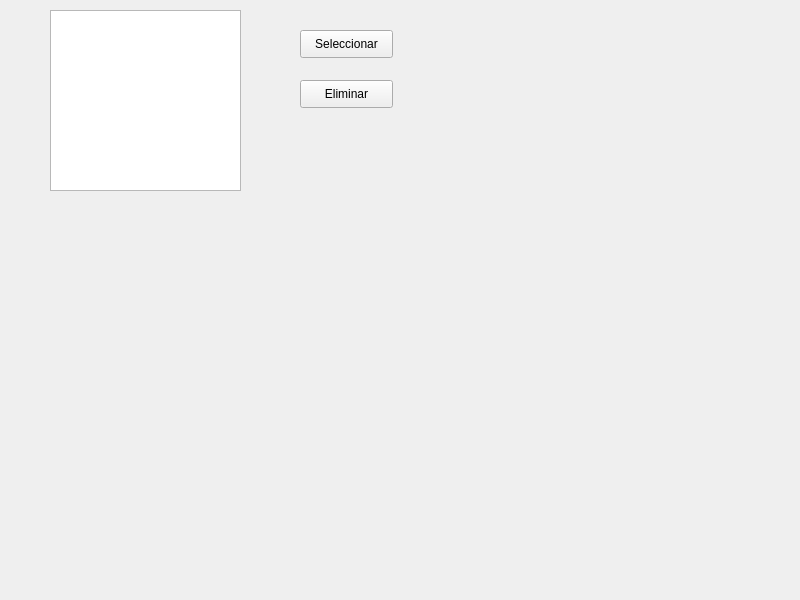
<?xml version="1.0" encoding="UTF-8"?>
<ui version="4.0">
 <class>MainWindow</class>
 <widget class="QMainWindow" name="MainWindow">
  <property name="geometry">
   <rect>
    <x>0</x>
    <y>0</y>
    <width>800</width>
    <height>600</height>
   </rect>
  </property>
  <property name="windowTitle">
   <string>MainWindow</string>
  </property>
  <widget class="QWidget" name="centralwidget">
   <widget class="QPushButton" name="pushButton">
    <property name="geometry">
     <rect>
      <x>300</x>
      <y>30</y>
      <width>93</width>
      <height>28</height>
     </rect>
    </property>
    <property name="text">
     <string>Seleccionar</string>
    </property>
   </widget>
   <widget class="QPushButton" name="pushButton_2">
    <property name="geometry">
     <rect>
      <x>300</x>
      <y>80</y>
      <width>93</width>
      <height>28</height>
     </rect>
    </property>
    <property name="text">
     <string>Eliminar</string>
    </property>
   </widget>
   <widget class="QGraphicsView" name="graphicsView">
    <property name="geometry">
     <rect>
      <x>50</x>
      <y>10</y>
      <width>191</width>
      <height>181</height>
     </rect>
    </property>
   </widget>
  </widget>
  <widget class="QMenuBar" name="menubar">
   <property name="geometry">
    <rect>
     <x>0</x>
     <y>0</y>
     <width>800</width>
     <height>26</height>
    </rect>
   </property>
  </widget>
 </widget>
 <resources/>
 <connections/>
</ui>
